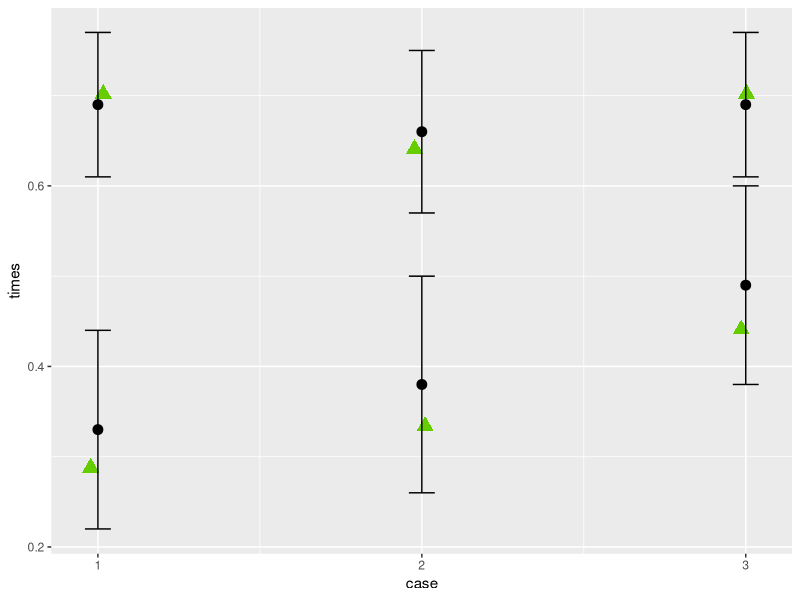
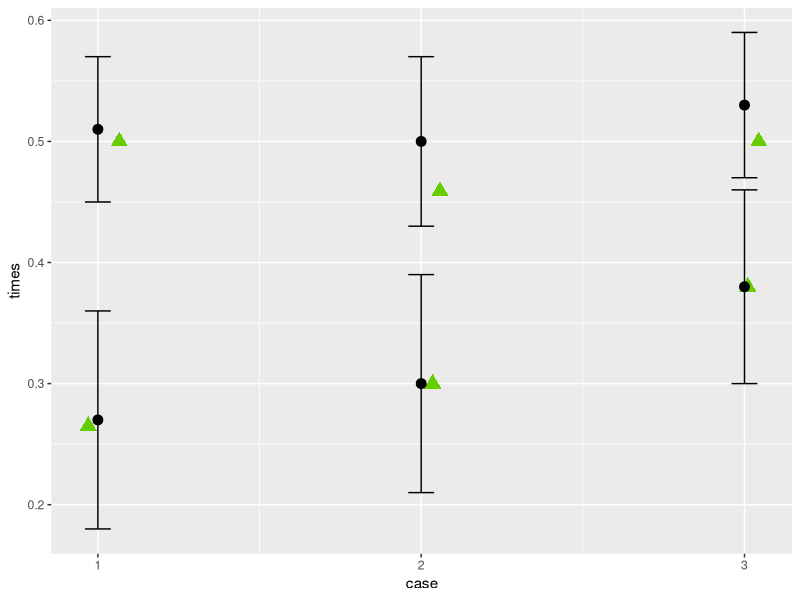
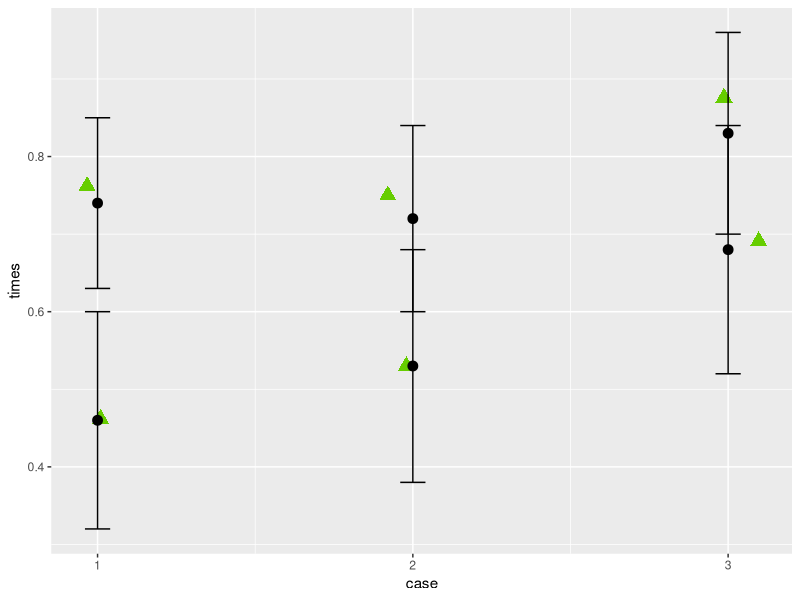
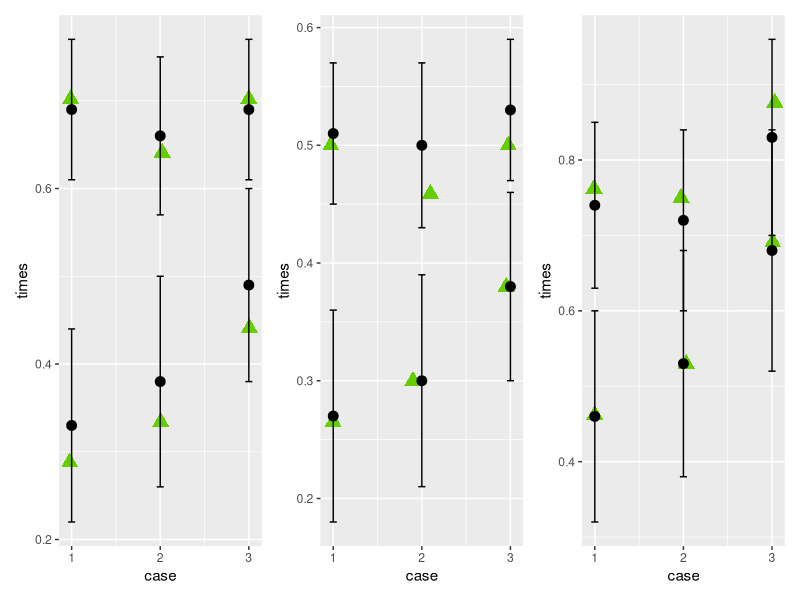
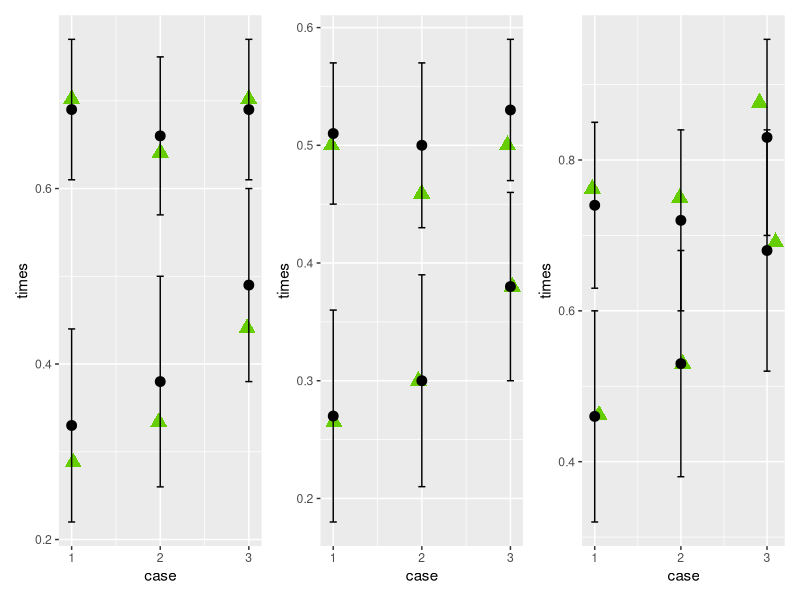

Source code (R) for these figures, in order: (Note: this script raises an error after producing the figures.)
library(ggplot2)
library(RColorBrewer)
library(tidyverse)
library(patchwork)

df1_theory <- data.frame(case = c(1,1,2,2,3,3),times = c(0.288,0.702,0.334,0.641,0.441,0.702))
df1_sim <- data.frame(case = c(1,1,2,2,3,3), times = c(0.33,0.69,0.38,0.66,0.49,0.69), errors = c(0.11,0.08,0.12,0.09,0.11,0.08))

plot1 <- ggplot() +
  geom_jitter(data=df1_theory, aes(x=case,y=times,color="thoery"),size=4, shape = 17, height = 0, width = 0.03) + 
  geom_point(data=df1_sim, aes(x=case,y=times,color="simulation"),size=3) +
  geom_errorbar(data=df1_sim, aes(x=case, ymin=times-errors, ymax=times+errors),width=.08,color="black") +
  scale_x_continuous(breaks = c(1,2,3)) +
  scale_color_manual(values=c("black","chartreuse3")) +
  labs(col=NULL) +
  guides(colour = guide_legend(override.aes = list(shape = c(16,17)))) +
  theme(legend.position = "none")
plot1

df2_theory <- data.frame(case = c(1,1,2,2,3,3),times = c(0.265,0.500,0.300,0.459,0.380,0.500))
df2_sim <- data.frame(case = c(1,1,2,2,3,3), times = c(0.27,0.51,0.30,0.50,0.38,0.53), errors = c(0.09,0.06,0.09,0.07,0.08,0.06))

plot2 <- ggplot() +
  geom_jitter(data=df2_theory, aes(x=case,y=times),size=4, shape = 17,color="chartreuse3",height = 0, width = 0.1) + 
  geom_point(data=df2_sim, aes(x=case,y=times),size=3) +
  geom_errorbar(data=df2_sim, aes(x=case, ymin=times-errors, ymax=times+errors),width=.08,color="black") +
  scale_x_continuous(breaks = c(1,2,3)) 
plot2

df3_theory <- data.frame(case = c(1,1,2,2,3,3),times = c(0.462,0.762,0.530,0.750,0.691,0.876))
df3_sim <- data.frame(case = c(1,1,2,2,3,3), times = c(0.46,0.74,0.53,0.72,0.68,0.83), errors = c(0.14,0.11,0.15,0.12,0.16,0.13))

plot3 <- ggplot() +
  geom_jitter(data=df3_theory, aes(x=case,y=times),size=4, shape = 17,color="chartreuse3",height = 0, width = 0.1) + 
  geom_point(data=df3_sim, aes(x=case,y=times),size=3) +
  geom_errorbar(data=df3_sim, aes(x=case, ymin=times-errors, ymax=times+errors),width=.08,color="black") +
  scale_x_continuous(breaks = c(1,2,3)) 
plot3
plot1 + plot2 + plot3

ggsave("./imgs/switching_times/jitter.png",dpi=600)

# cumulative distribution plot
omega_m = 0.01
omega_p = 0.1
s <- 1; v <- 0.5
x <- seq(-1.1, 1.1, length = 201)

x_list = lapply(seq(0, 1.8, length = 100), function(t){
  return(-omega_m*2*exp(20*t)/20)
})
t_list = seq(0, 1.8, length = 100)
x_num <- as.numeric(unlist(x_list))

plot(t_list, lerch(x_num, s = s, v = v), type = "l", col = "blue",
     las = 1, main = paste0("lerch(x, s = ", s,", v = ", v, ")"))
# abline(v = 0, h = 1, lty = "dashed", col = "gray")

C2 <- function(t) {
  lerchphi = lerch(-omega_m*2*exp(20*t)/20, s = 1, v = 0.5)
  return(omega_p*omega_m/400*2*exp(20*t)*lerchphi)
}
C2(0.1)
C2(0.5)
plot(t_list, time_cumulative3(t_list), type = "l", col = "blue",
     las = 1, main = paste0("P(T2)>t"), xlab="t", ylab="C2")

lerch(-omega_m*2*exp(20*0.5)/20, s = 1, v = 0.5, tolerance = 1.0e-10, iter = 1000)
